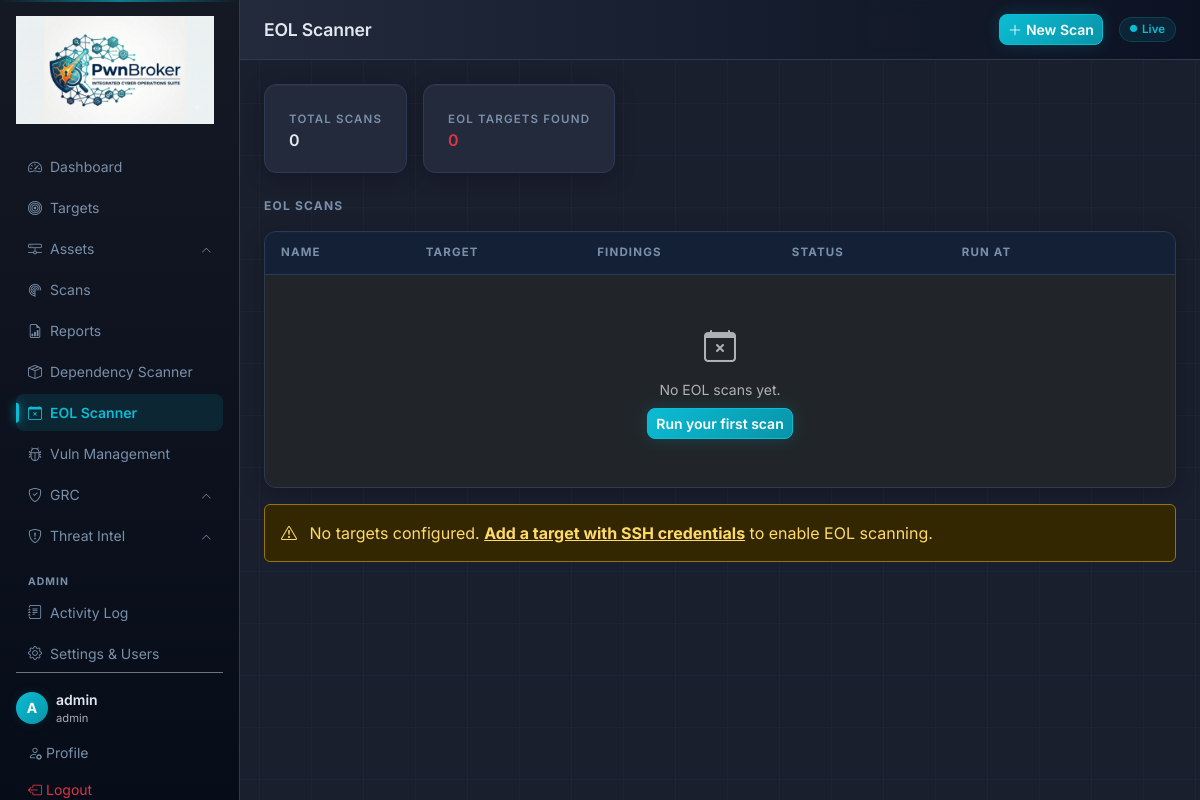
The app's page /eol/ (signed in) with its own data.
### app/models.py (models this page shows, shortened)
class User(UserMixin, db.Model):
    __tablename__ = "users"
    id = db.Column(db.Integer, primary_key=True)
    username = db.Column(db.String(80), unique=True, nullable=False)
    email = db.Column(db.String(120), unique=True, nullable=False)
    password_hash = db.Column(db.String(256), nullable=False)
    role = db.Column(db.String(20), default="user")  # admin | user
    active = db.Column(db.Boolean, default=True)
    created_at = db.Column(db.DateTime, default=lambda: datetime.now(timezone.utc))
    @property
    def is_admin(self):
        return self.role == "admin"

### app/routes/eol.py (the view)
@eol_bp.route("/")
@login_required
def index():
    scans   = Scan.query.filter_by(scan_type="eol").order_by(Scan.created_at.desc()).all()
    targets = Target.query.filter(
        Target.target_type != "github_repo"
    ).order_by(Target.name).all()
    return render_template("eol/index.html", scans=scans, targets=targets)

### app/templates/eol/index.html (shortened to what this page needs)
{% extends "base.html" %}
{% block page_title %}EOL Scanner{% endblock %}
{% block header_actions %}
  {% if current_user.is_admin %}
  <a href="{{ url_for('eol.new') }}" class="btn btn-primary btn-sm">
    <i class="bi bi-plus-lg me-1"></i>New Scan
  </a>
  {% endif %}
{% endblock %}
{% block content %}
<div class="row g-3 mb-4">
  <div class="col-auto">
    <div class="stat-card">
      <div class="stat-label">Total Scans</div>
      <div class="fw-semibold">{{ scans | length }}</div>
    </div>
  </div>
  <div class="col-auto">
    <div class="stat-card">
      <div class="stat-label">EOL Targets Found</div>
      <div class="fw-semibold text-danger">
        {{ scans | selectattr('status', 'equalto', 'done') | list | length }}
      </div>
    </div>
  </div>
</div>
<div class="section-header" id="scans-table">
  <span class="section-title">EOL Scans</span>
</div>
<div class="data-table">
  <table class="table table-dark table-hover">
    <thead>
      <tr>
        <th>Name</th>
        <th>Target</th>
        <th>Findings</th>
        <th>Status</th>
        <th>Run At</th>
        <th></th>
      </tr>
    </thead>
    <tbody>
      {% for scan in scans %}
      <tr>
        <td class="fw-semibold">
          <a href="{{ url_for('eol.view', scan_id=scan.id) }}" class="text-decoration-none">{{ scan.name }}</a>
        </td>
        <td class="text-muted small">{{ scan.target.host }}</td>
        <td>
          {% set vulns = scan.results.filter_by(result_type='vulnerability').count() %}
          {% set crits = scan.results.filter_by(result_type='vulnerability', severity='critical').count() %}
          {% if crits %}<span class="badge-severity sev-critical me-1">{{ crits }} EOL</span>{% endif %}
          <span class="text-muted">{{ vulns }} finding{% if vulns != 1 %}s{% endif %}</span>
        </td>
        <td><span class="badge-status status-{{ scan.status }}">{{ scan.status.upper() }}</span></td>
        <td class="text-muted small">
          {{ scan.completed_at | localdt('%Y-%m-%d %H:%M') if scan.completed_at else scan.created_at | localdt('%Y-%m-%d %H:%M') }}
        </td>
        <td>
          {% if current_user.is_admin %}
          <form method="POST" action="{{ url_for('eol.delete', scan_id=scan.id) }}"
                data-confirm="Delete this EOL scan and all its findings?">
            <button class="btn btn-sm btn-outline-danger py-0 px-2"><i class="bi bi-trash"></i></button>
          </form>
          {% endif %}
        </td>
      </tr>
      {% else %}
      <tr>
        <td colspan="6" class="text-center text-muted py-5">
          <i class="bi bi-calendar-x fs-2 d-block mb-2"></i>
          No EOL scans yet.
          {% if current_user.is_admin %}
          <div class="mt-2">
            <a href="{{ url_for('eol.new') }}" class="btn btn-primary btn-sm">Run your first scan</a>
          </div>
          {% endif %}
        </td>
      </tr>
      {% endfor %}
    </tbody>
  </table>
</div>
{% if not targets %}
<div class="alert alert-warning mt-3">
  <i class="bi bi-exclamation-triangle me-2"></i>
  No targets configured.
  <a href="{{ url_for('targets.index') }}" class="alert-link">Add a target with SSH credentials</a> to enable EOL scanning.
</div>
{% endif %}
{% endblock %}

### app/templates/base.html (shortened to what this page needs)
<!DOCTYPE html>
<html lang="en" data-bs-theme="dark">
  <head>
    <link
      href="https://cdn.jsdelivr.net/npm/bootstrap@5.3.3/dist/css/bootstrap.min.css"
      rel="stylesheet">
    <link
      href="https://cdn.jsdelivr.net/npm/bootstrap-icons@1.11.3/font/bootstrap-icons.min.css"
      rel="stylesheet">
    <link href="{{ url_for('static', filename='css/style.css') }}"
      rel="stylesheet">
  </head>
  <body>
{% if current_user.is_authenticated %}
<div class="d-flex" id="app-wrapper">
  <nav id="sidebar" class="d-flex flex-column p-3">
    <a href="{{ url_for("dashboard.index") }}" class="sidebar-brand d-block mb-4">
      <img src="{{ url_for("static", filename = "img/logo.png") }}" alt="PwnBroker" class="sidebar-logo">
    </a>
    <ul class="nav flex-column gap-1">
      <li class="nav-item">
        <a href="{{ url_for("dashboard.index") }}" class="nav-link {% if request.endpoint == 'dashboard.index' %}active{% endif %}">
          <i class="bi bi-speedometer2 me-2"></i>Dashboard
        </a>
      </li>
      <li class="nav-item">
        <a href="{{ url_for("targets.index") }}" class="nav-link {% if 'targets' in request.endpoint %}active{% endif %}">
          <i class="bi bi-bullseye me-2"></i>Targets
        </a>
      </li>
      <li class="nav-item">
        <a href="#assets-group"
           class="nav-link nav-group-toggle d-flex align-items-center justify-content-between {% if 'assets' in (request.endpoint or '') %}active{% endif %}"
           data-bs-toggle="collapse"
           aria-expanded="{{ 'true' if 'assets' in (request.endpoint or '') else 'false' }}"
           aria-controls="assets-group">
          <span><i class="bi bi-hdd-network me-2"></i>Assets</span>
          <i class="bi bi-chevron-down nav-chevron"></i>
        </a>
      </li>
      <li class="nav-item">
        <a href="{{ url_for("scans.index") }}" class="nav-link {% if 'scans' in request.endpoint %}active{% endif %}">
          <i class="bi bi-radar me-2"></i>Scans
        </a>
      </li>
      <li class="nav-item">
        <a href="{{ url_for("reports.index") }}" class="nav-link {% if 'reports' in request.endpoint %}active{% endif %}">
          <i class="bi bi-file-earmark-bar-graph me-2"></i>Reports
        </a>
      </li>
      <li class="nav-item">
        <a href="{{ url_for("dependency.index") }}" class="nav-link {% if 'dependency' in request.endpoint %}active{% endif %}">
          <i class="bi bi-box-seam me-2"></i>Dependency Scanner
        </a>
      </li>
      <li class="nav-item">
        <a href="{{ url_for("eol.index") }}" class="nav-link {% if 'eol' in (request.endpoint or '') %}active{% endif %}">
          <i class="bi bi-calendar-x me-2"></i>EOL Scanner
        </a>
      </li>
      <li class="nav-item">
        <a href="{{ url_for("vulns.index") }}" class="nav-link {% if 'vulns' in (request.endpoint or '') %}active{% endif %}">
          <i class="bi bi-bug me-2"></i>Vuln Management
        </a>
      </li>
      <li class="nav-item">
        <a href="#grc-group"
           class="nav-link nav-group-toggle d-flex align-items-center justify-content-between {% if 'grc' in (request.endpoint or '') %}active{% endif %}"
           data-bs-toggle="collapse"
           aria-expanded="{{ 'true' if 'grc' in (request.endpoint or '') else 'false' }}"
           aria-controls="grc-group">
          <span><i class="bi bi-shield-check me-2"></i>GRC</span>
          <i class="bi bi-chevron-down nav-chevron"></i>
        </a>
      </li>
      <li class="nav-item">
        <a href="#threat-group"
           class="nav-link nav-group-toggle d-flex align-items-center justify-content-between {% if 'threat' in (request.endpoint or '') %}active{% endif %}"
           data-bs-toggle="collapse"
           aria-expanded="{{ 'true' if 'threat' in (request.endpoint or '') else 'false' }}"
           aria-controls="threat-group">
          <span><i class="bi bi-shield-exclamation me-2"></i>Threat Intel</span>
          <i class="bi bi-chevron-down nav-chevron"></i>
        </a>
      </li>
      {% if current_user.is_admin %}
      <li class="mt-3 sidebar-section-label">ADMIN</li>
      <li class="nav-item">
        <a href="{{ url_for("activity.index") }}" class="nav-link {% if 'activity' in (request.endpoint or '') %}active{% endif %}">
          <i class="bi bi-journal-text me-2"></i>Activity Log
        </a>
      </li>
      <li class="nav-item">
        <a href="{{ url_for("settings.index") }}" class="nav-link {% if 'settings' in (request.endpoint or '') %}active{% endif %}">
          <i class="bi bi-gear me-2"></i>Settings &amp; Users
        </a>
      </li>
      {% endif %}
    </ul>
    <div class="mt-auto pt-3 border-top border-secondary">
      <div class="d-flex align-items-center gap-2 mb-2">
        <div class="user-avatar">{{ current_user.username[0].upper() }}</div>
        <div>
          <div class="fw-semibold small">{{ current_user.username }}</div>
          <div class="text-muted" style="font-size:0.7rem">{{ current_user.role }}</div>
        </div>
      </div>
      <a href="{{ url_for("users.profile") }}" class="nav-link small"><i class="bi bi-person-gear me-1"></i>Profile</a>
      <a href="{{ url_for("auth.logout") }}" class="nav-link small text-danger"><i class="bi bi-box-arrow-left me-1"></i>Logout</a>
    </div>
  </nav>
  <div id="main-content" class="flex-grow-1">
    <header class="top-bar d-flex align-items-center justify-content-between px-4">
      <h1 class="page-title mb-0">{% block page_title %}{% endblock %}</h1>
      <div class="d-flex align-items-center gap-3">
        {% block header_actions %}{% endblock %}
        <span class="live-badge">
          <i class="bi bi-circle-fill pulse" style="font-size:0.45rem"></i>Live
        </span>
      </div>
    </header>
    <div class="content-area px-4 py-4">
      {% block content %}{% endblock %}
    </div>
  </div>
</div>
{% else %}
{% block auth_content %}{% endblock %}
{% endif %}
  </body>
</html>

### records on screen
User: username "A", username "admin", role "admin"

### other values on screen
{{ scans | length }} "0"
{{ scans | selectattr('status', 'equalto', 'done') | list | length }} "0"
